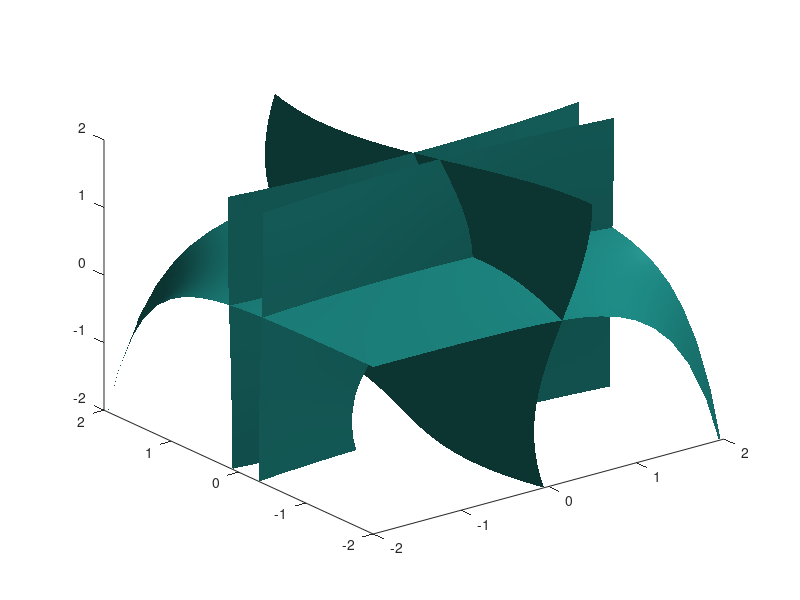

This figure's MATLAB source: (Note: this script raises an error after producing the figure.)
% ejercicio 2
clc
clear all
clf

addpath('../Nolineal')


[x,y,z]=meshgrid(-2:0.2:2,-2:0.2:2,-2:0.2:2);

eq1=3*x-cos(y+z)-0.5;
eq2=x.^2-81*(y+0.1).^2+sin(z)+1.06;
eq3=exp(-x.*y)+20*z-(10*pi-3)/3;

isosurface(x,y,z,eq1,0);
isosurface(x,y,z,eq2,0);
isosurface(x,y,z,eq3,0);

function Y=f(X)
  Y(1)=  1/3*(0.5+cos(X(2)+X(3)));
	Y(2)= sqrt(1/9*(X(1)^2+sin(X(3)+1.06)))-0.1 ;
  Y(3)= 1/20*((10*pi-3)/3 - exp(-X(1)*X(2)));
end

X=[0.5,0.5,0.5]
global precision;
precision=0.5e-12;
nmaxiteraciones=100;

[pfijo,npasosPf]=puntofijo(@f, X,nmaxiteraciones)


function Y=f2(X)
  Y(1)=  1/3*(0.5+cos(X(2)+X(3)));
	Y(2)= -sqrt(1/9*(X(1)^2+sin(X(3)+1.06)))-0.1 ;
  Y(3)= 1/20*((10*pi-3)/3 - exp(-X(1)*X(2)));
end
X2=[0.5,-0.5,0.5]
[pfijo2,npasosPf2]=puntofijo(@f2, X2,nmaxiteraciones)









rmpath('../Nolineal')